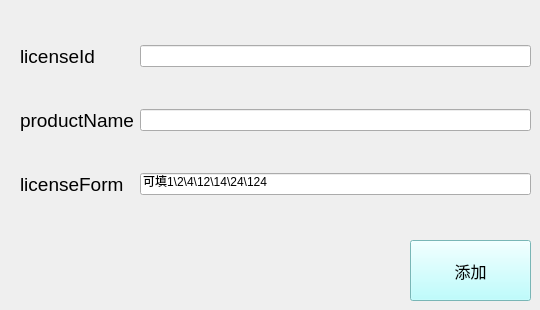
     <widget class="QWidget" name="page_15">
      <widget class="QWidget" name="layoutWidget_10">
       <property name="geometry">
        <rect>
         <x>20</x>
         <y>10</y>
         <width>511</width>
         <height>221</height>
        </rect>
       </property>
       <layout class="QGridLayout" name="gridLayout_2">
        <item row="1" column="0">
         <widget class="QLabel" name="label_8">
          <property name="font">
           <font>
            <pointsize>14</pointsize>
           </font>
          </property>
          <property name="text">
           <string>productName</string>
          </property>
         </widget>
        </item>
        <item row="1" column="1">
         <widget class="QLineEdit" name="productName"/>
        </item>
        <item row="0" column="1">
         <widget class="QLineEdit" name="licenseId"/>
        </item>
        <item row="2" column="1">
         <widget class="QLineEdit" name="licenseForm">
          <property name="text">
           <string>可填1\2\4\12\14\24\124</string>
          </property>
         </widget>
        </item>
        <item row="0" column="0">
         <widget class="QLabel" name="label_7">
          <property name="font">
           <font>
            <pointsize>14</pointsize>
           </font>
          </property>
          <property name="text">
           <string>licenseId</string>
          </property>
         </widget>
        </item>
        <item row="2" column="0">
         <widget class="QLabel" name="label_13">
          <property name="font">
           <font>
            <pointsize>14</pointsize>
           </font>
          </property>
          <property name="text">
           <string>licenseForm</string>
          </property>
         </widget>
        </item>
       </layout>
      </widget>
      <widget class="QPushButton" name="add">
       <property name="geometry">
        <rect>
         <x>410</x>
         <y>240</y>
         <width>121</width>
         <height>61</height>
        </rect>
       </property>
       <property name="font">
        <font>
         <pointsize>12</pointsize>
        </font>
       </property>
       <property name="styleSheet">
        <string notr="true">background-color: rgb(170, 255, 255);</string>
       </property>
       <property name="text">
        <string>添加</string>
       </property>
      </widget>
     </widget>
